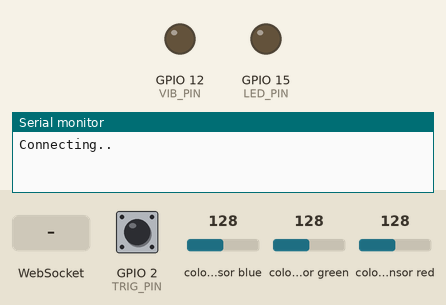
Recording of a sketch running on a simulated ESP8266 (NodeMCU). Parts: output pins drawn as LEDs (lit = HIGH), the last lines printed to the serial monitor. Wiring (inferred from the names in the program): TCS34725 colour sensor at I2C address 0x29. Dashed ring = blinking. Inputs (shaded band) come from the test bench; at power-on: GPIO 2 (TRIG_PIN) HIGH, colour sensor blue 128, colour sensor green 128, colour sensor red 128. WiFi joins after 1.5 s; servers stay silent unless stated.

Above: at 1.1 s.
At 2.88 s:
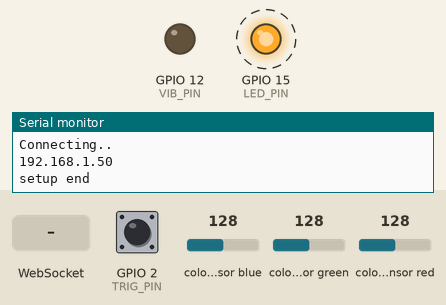
3.3 s: GPIO 2 (TRIG_PIN) pulled LOW for 0.15 s
At 3.7 s:
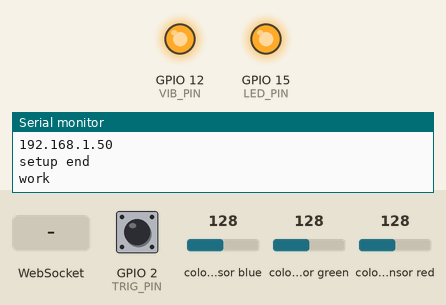
6.3 s: WebSocket text "1" received
Timing chart, 0 to 15.3 s (numbered marks = the images above; inputs shaded):
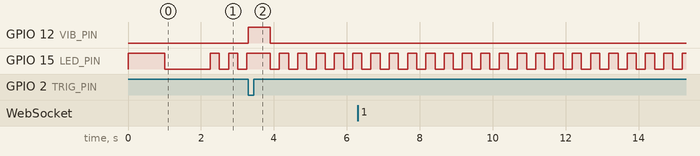

The sketch:

GunGame.ino
```cpp
#include <Arduino.h>
#include <ESP8266WiFi.h>
#include <EncButton.h>
#include <WebSocketsServer.h>
#include <Wire.h>

#include "TCS3472.h"
#include "led.h"
#include "tmr.h"
#define VIB_PIN 12
#define TRIG_PIN 2
#define LED_PIN 15

WebSocketsServer ws(81, "", "Arduino");
TCS3472 rgb;
Button btn(TRIG_PIN);
Led led(LED_PIN);


void setup() {
  // WIFI
  Serial.begin(115200);

  const char* ssid = "Tak123";
  const char* password =  "12345678";
  WiFi.begin(ssid, password);
  while (WiFi.status() != WL_CONNECTED) {
     led.toggle();
     delay(1000);
     Serial.println("Connecting..");
   }
  led.off();
  Serial.println();
  Serial.println(WiFi.localIP());

  // WS
   ws.begin();
   ws.onEvent([](uint8_t num, WStype_t type, uint8_t* data, size_t len) {
     switch (type) {
       case WStype_CONNECTED:
         led.on();
         Serial.println("Подключено куда-то");
         break;

       default:
         break;
     }
   });

  // RGB
  Wire.begin();
   if (!rgb.begin(&Wire)) {
     Serial.println("sensor error");
    //  while (1) {// Может из-за этого не подключается
    //    led.toggle();
    //    delay(100);
    //  }
   }
  rgb.setTime(tcs_time_t::T24);
  rgb.setGain(tcs_gain_t::X16);
  pinMode(VIB_PIN,OUTPUT);
  Serial.println("setup end");
}

void sendColor(bool shot) {
  tcs_color_t color = rgb.getRaw();
  String s;
  s += color.r;
  s += ',';
  s += color.g;
  s += ',';
  s += color.b;
  s += ',';
  s += shot;
  // Serial.println(s);
  ws.broadcastTXT((uint8_t*)s.c_str(), s.length());
}

void loop() {
  ws.loop();
  if (!ws.connectedClients()) {
    static Tmr tmr(250);
    if (tmr) led.toggle();
  }

  btn.tick();
  if (btn.press()) {
    sendColor(true);
    Serial.println("work");
    digitalWrite(VIB_PIN, 1);
    delay(600);
    digitalWrite(VIB_PIN, 0);
    }
  if (btn.holding()) {

    static Tmr tmr(100);
    if (tmr) sendColor(false);
  }
}
```

TCS3472.h
```cpp
#pragma once
#include <Arduino.h>
#include <Wire.h>

#define TCS_ADDRESS (0x29)
#define TCS_COMMAND_BIT (0x80)
#define TCS_ID (0x12)
#define TCS_CONTROL (0x0F)
#define ENABLE (0x00)
#define ENABLE_PON (0x01)
#define ENABLE_AEN (0x02)
#define TCS_ATIME (0x01)
#define TCS_CDATAL (0x14)
#define TCS_RDATAL (0x16)
#define TCS_GDATAL (0x18)
#define TCS_BDATAL (0x1A)

enum class tcs_gain_t : uint8_t {
  X1 = 0x00,
  X4 = 0x01,
  X16 = 0x02,
  X60 = 0x03,
};

enum class tcs_time_t : uint8_t {
  T2_4 = 0xFF,
  T24 = 0xF6,
  T50 = 0xEB,
  T60 = 0xE7,
  T101 = 0xD6,
};

struct tcs_color_t {
  uint16_t r, g, b;
};

class TCS3472 {
 public:
  bool begin(TwoWire* wire) {
    _wire = wire;
    uint8_t x = _read8(TCS_ID);
    _ok = !((x != 0x4d) && (x != 0x44) && (x != 0x10));
    setTime(tcs_time_t::T24);
    setGain(tcs_gain_t::X16);
    _write8(ENABLE, ENABLE_PON);
    delay(3);
    _write8(ENABLE, ENABLE_PON | ENABLE_AEN);
    return _ok;
  }

  tcs_color_t getRaw() {
    return tcs_color_t{
        _read16(TCS_RDATAL),
        _read16(TCS_GDATAL),
        _read16(TCS_BDATAL),
    };
  }
  void setTime(tcs_time_t time) {
    _write8(TCS_ATIME, (uint8_t)time);
  }

  void setGain(tcs_gain_t gain) {
    _write8(TCS_CONTROL, (uint8_t)gain);
  }

  bool status() {
    return _ok;
  }

 private:
  TwoWire* _wire;
  bool _ok = false;

  uint16_t _read16(uint8_t reg) {
    if (!_ok) return 0;
    _beginCMD(reg);
    _endCMD();
    _wire->requestFrom(TCS_ADDRESS, 2);
    uint16_t data = _wire->read();
    data |= _wire->read() << 8;
    return data;
  }

  uint8_t _read8(uint8_t reg) {
    _beginCMD(reg);
    _endCMD();
    _wire->requestFrom(TCS_ADDRESS, 1);
    return _wire->read();
  }

  void _write8(uint8_t reg, uint8_t data) {
    if (!_ok) return;
    _beginCMD(reg);
    _wire->write(data);
    _endCMD();
  }

  void _beginCMD(uint8_t reg) {
    _wire->beginTransmission(TCS_ADDRESS);
    _wire->write(TCS_COMMAND_BIT | reg);
  }
  void _endCMD() {
    _wire->endTransmission(0);
  }
};
```

led.h
```cpp
#pragma once
#include <Arduino.h>

class Led {
 public:
  Led(uint8_t pin) : _pin(pin) {
    pinMode(_pin, OUTPUT);
  }
  void on() {
    write(1);
  }
  void off() {
    write(0);
  }
  void toggle() {
    write(!_state);
  }
  bool state() {
    return _state;
  }
  void write(bool state) {
    digitalWrite(_pin, state);
    _state = state;
  }

 private:
  uint8_t _pin;
  bool _state = 0;
};
```

tmr.h
```cpp
#pragma once
#include <Arduino.h>

class Tmr {
   public:
    Tmr() {}
    Tmr(uint16_t ms) {
        start(ms);
    }

    void start(uint16_t ms) {
        _prd = ms;
        if (_prd) start();
    }
    void start() {
        if (!_prd) return;
        _tmr = millis();
        if (!_tmr) _tmr = 1;
    }
    void timerMode(bool mode) {
        _mode = mode;
    }
    void stop() {
        _tmr = 0;
    }
    bool state() {
        return _tmr;
    }
    bool tick() {
        return (_tmr && millis() - _tmr >= _prd) ? ((_mode ? stop() : start()), true) : false;
    }
    operator bool() {
        return tick();
    }

   private:
    uint32_t _tmr = 0, _prd = 0;
    bool _mode = 0;
};
```

Measured:
- after the input at 3.3 s, GPIO 12 (VIB_PIN): LOW → HIGH at once, → LOW 0.60 s later
- by itself, GPIO 15 (LED_PIN): alternates HIGH for 0.25 s and LOW for 0.25 s
